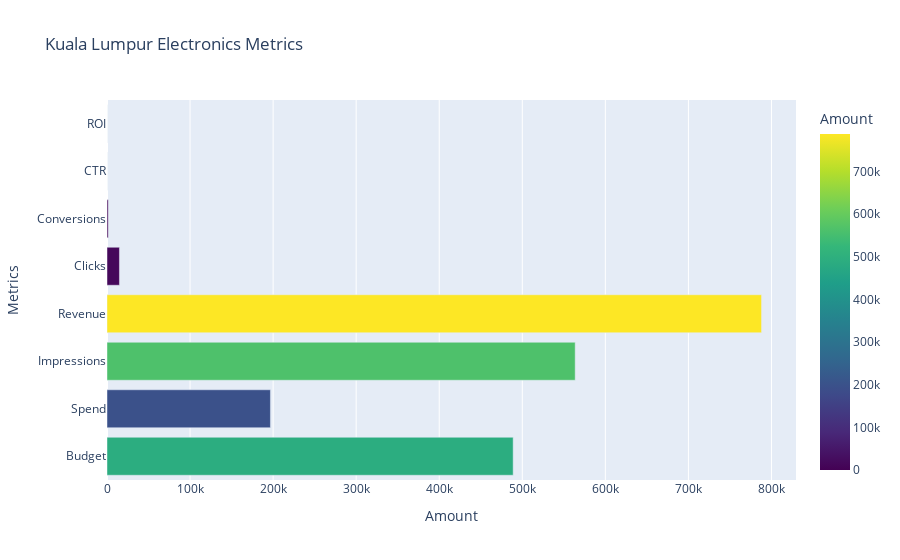

The cell this chart's notebook holds for it:
### Code cell
# Filtrar los datos para la categoría Electrónica en Kuala Lumpur
kuala_lumpur_electronics_data = df[(df['Region'] == 0) & (df['Product_Category'] == 2)]

# Asegurarse de que se tiene al menos un registro
if not kuala_lumpur_electronics_data.empty:
    # Crear un diccionario con las métricas necesarias
    metrics = {
        'Metric': ['Budget', 'Spend', 'Impressions', 'Revenue', 'Clicks', 'Conversions', 'CTR', 'ROI'],
        'Value': [
            kuala_lumpur_electronics_data['Budget'].values[0],
            kuala_lumpur_electronics_data['Spend'].values[0],
            kuala_lumpur_electronics_data['Impressions'].values[0],
            kuala_lumpur_electronics_data['Revenue'].values[0],
            kuala_lumpur_electronics_data['Clicks'].values[0],
            kuala_lumpur_electronics_data['Conversions'].values[0],
            kuala_lumpur_electronics_data['CTR'].values[0],
            kuala_lumpur_electronics_data['ROI'].values[0]
        ]
    }
    # Crear un DataFrame a partir del diccionario
    kuala_lumpur_electronics_metrics_df = pd.DataFrame(metrics)

    # Crear el gráfico interactivo de barras horizontales
    fig = px.bar(
        kuala_lumpur_electronics_metrics_df,
        x='Value',
        y='Metric',
        orientation='h',  # Cambiar a horizontal
        title='Kuala Lumpur Electronics Metrics',
        labels={'Value': 'Amount', 'Metric': 'Metrics'},
        color='Value',
        color_continuous_scale=px.colors.sequential.Viridis
    )

    # Mostrar el gráfico
    fig.show()
else:
    print("No se encontraron datos para la región 0 y la categoría de producto 2.")

### Figure 1 — Plotly figure (JSON) as saved in the notebook; plotly's stock layout.template omitted (floating-point values rounded to 4 significant figures)
{"data": [{"alignmentgroup": "True", "hovertemplate": "Amount=%{marker.color}<br>Metrics=%{y}<extra></extra>", "legendgroup": "", "marker": {"color": [489017, 196768, 563696, 788064, 14987, 1464, 0.4893, 4.76], "coloraxis": "coloraxis", "pattern": {"shape": ""}}, "name": "", "offsetgroup": "", "orientation": "h", "showlegend": false, "textposition": "auto", "type": "bar", "x": [489017, 196768, 563696, 788064, 14987, 1464, 0.4893, 4.76], "xaxis": "x", "y": ["Budget", "Spend", "Impressions", "Revenue", "Clicks", "Conversions", "CTR", "ROI"], "yaxis": "y"}], "layout": {"barmode": "relative", "coloraxis": {"colorbar": {"title": {"text": "Amount"}}, "colorscale": [[0, "#440154"], [0.1111, "#482878"], [0.2222, "#3e4989"], [0.3333, "#31688e"], [0.4444, "#26828e"], [0.5556, "#1f9e89"], [0.6667, "#35b779"], [0.7778, "#6ece58"], [0.8889, "#b5de2b"], [1, "#fde725"]]}, "legend": {"tracegroupgap": 0}, "title": {"text": "Kuala Lumpur Electronics Metrics"}, "xaxis": {"anchor": "y", "domain": [0, 1], "title": {"text": "Amount"}}, "yaxis": {"anchor": "x", "domain": [0, 1], "title": {"text": "Metrics"}}}}
